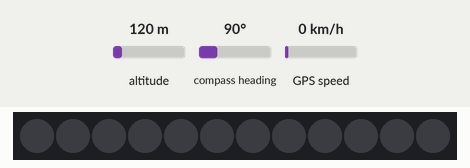
Bench run of a sketch on a simulated Arduino Uno, built with avr-gcc and run on an emulated ATmega328P. On the bench: 12 RGB LEDs in strip order, left to right. Inputs (shaded band) come from the test bench; at power-on: GPS speed 0 km/h, altitude 120 m, compass heading 90°. Dim RGB values are drawn brighter than linear; the GPS gets a fix after 3 s at 37.7749, -122.4194 with 8 satellites.

Above: at 1.2 s.
1.3 s: GPS speed set to 60 km/h
At 4.2 s:
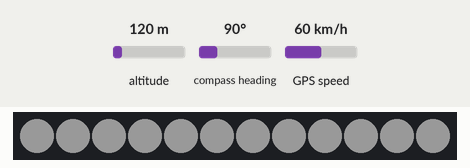
4.5 s: GPS speed set to 2 km/h
At 5.9 s:
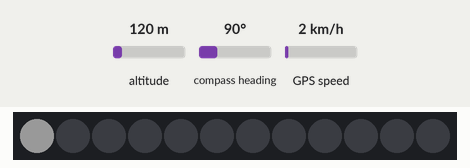
6.5 s: GPS speed set to 90 km/h
At 7.4 s:
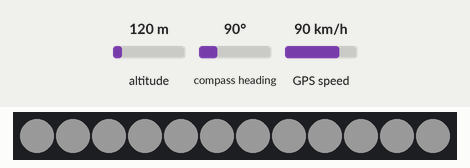
Timing chart, 0 to 9.5 s (numbered marks = the images above; inputs shaded):
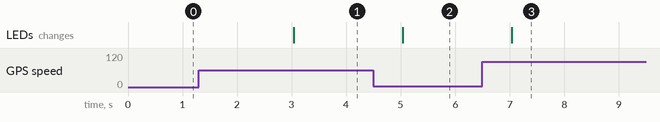

The sketch:

strip.ino
```cpp
#include <TinyGPS++.h>
#include <SoftwareSerial.h>
#include <Adafruit_NeoPixel.h>

#define RXPin 3
#define TXPin 4
#define GPSBaud 9600
#define PIN 8
#define STRIPSIZE 12

Adafruit_NeoPixel strip = Adafruit_NeoPixel(STRIPSIZE, PIN, NEO_GRB + NEO_KHZ800);

// The TinyGPS++ object
TinyGPSPlus gps;

// The serial connection to the GPS device
SoftwareSerial ss(RXPin, TXPin);

double prevKnots = 0;

void setup() {
    ss.begin(GPSBaud);
    strip.begin();
    strip.setBrightness(100);  // Lower brightness and save eyeballs!
    strip.show(); // Initialize all pixels to 'off'
}

void loop() {
    while (ss.available() > 0) {
        if (gps.encode(ss.read()) && gps.speed.isUpdated()) {
            int knots = (int)(0.5 * (prevKnots + gps.speed.knots()));
            for(int i = 0; i < strip.numPixels(); i++) {
                if (i <= knots) {
                    strip.setPixelColor(i, strip.Color(64, 64, 64));
                } else {
                    strip.setPixelColor(i, strip.Color(0, 0, 0));
                }
            }
            strip.show();
        }
    }
}
```

Measured:
- after the input at 1.3 s, the LEDs: change after 1.7 s (image 1)
- after the input at 4.5 s, the LEDs: change after 0.54 s (image 2)
- after the input at 6.5 s, the LEDs: change after 0.54 s (image 3)
